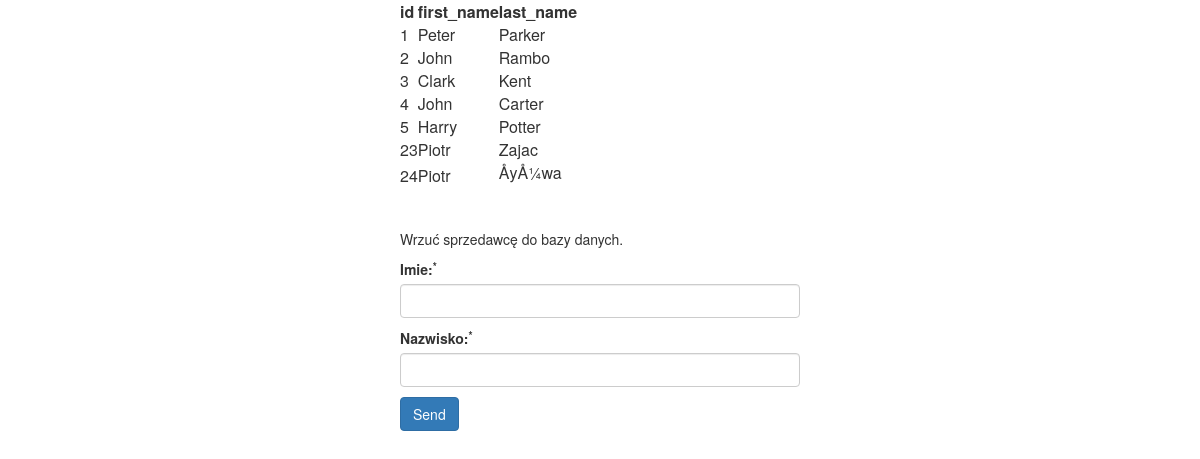
The page / on the database its author committed.
### tables this page shows
CREATE TABLE `persons` (
  `id` int(11) NOT NULL,
  `first_name` varchar(30) NOT NULL,
  `last_name` varchar(30) NOT NULL
);

### index.php (the view, shortened to what this page needs)
<?php
require_once 'config.php';
$name = $lastName = "";
try{
    $sql = "SELECT * FROM persons";
    $result = $pdo->query($sql);
    if($result->rowCount() > 0){
        echo '<div id="conteiner">';
        echo "<table>";
            echo "<tr>";
                echo "<th>id</th>";
                echo "<th>first_name</th>";
                echo "<th>last_name</th>";
            echo "</tr>";
        while($row = $result->fetch()){
            echo "<tr>";
                echo "<td>" . $row['id'] . "</td>";
                echo "<td>" . $row['first_name'] . "</td>";
                echo "<td>" . $row['last_name'] . "</td>";
            echo "</tr>";
        }
        echo "</table>";
        echo '</div>';
    } else{
        echo "No records matching your query were found.";
    }
} catch(PDOException $e){
    die("ERROR: Could not able to execute $sql. " . $e->getMessage());
}
?>
    <!DOCTYPE html>
    <html lang="en">
    <head>
        <link rel="stylesheet" href="https://maxcdn.bootstrapcdn.com/bootstrap/3.3.6/css/bootstrap.min.css">
    </head>
    <body>
        <form action="index.php" method="post">
            <div class="form-group">
                <p>Wrzuć sprzedawcę do bazy danych.</p>
                <p>
                    <label for="inputName">Imie:<sup>*</sup></label>
                    <input type="text" name="name" class="form-control" id="inputName" value="<?php echo $name; ?>">
                </p>
                <p>
                    <label for="inputLastName">Nazwisko:<sup>*</sup></label>
                    <input type="text" name="lastName" class="form-control" id="inputLastName" value="<?php echo $lastName; ?>">
                </p>
                <input type="submit" value="Send" class="btn btn-primary">
            </div>
        </form>
    </body>
    </html>

### index.php (style rules this page uses)
.form-group { width: 400px; margin: 40px auto; }
#conteiner { width: 400px; margin: 0 auto; }

### rows shown on the page
persons: id "1", first_name "Peter", last_name "Parker"
persons: id "2", first_name "John", last_name "Rambo"
persons: id "3", first_name "Clark", last_name "Kent"
persons: id "4", first_name "John", last_name "Carter"
persons: id "5", first_name "Harry", last_name "Potter"
persons: id "23", first_name "Piotr", last_name "Zajac"
persons: id "24", first_name "Piotr", last_name "ÅyÅ¼wa"
